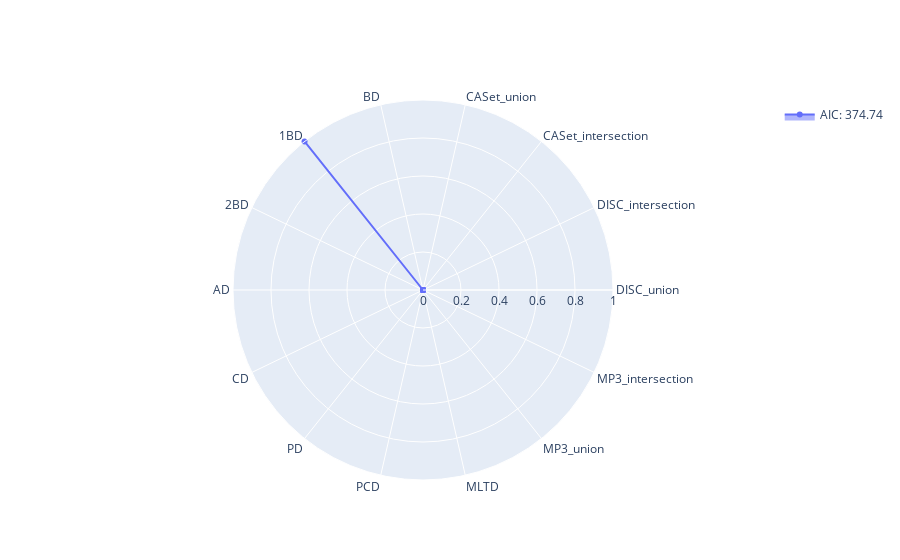

Source (notebook cell):
### Code cell
import plotly.graph_objects as go

# Define metrics
metrics = ['DISC_union', 'DISC_intersection', 'CASet_intersection', 'CASet_union', 'BD','1BD', '2BD', 'AD', 'CD', 'PD', 'PCD', 'MLTD', 'MP3_union', 'MP3_intersection']


# Create the radar chart
fig = go.Figure()

aic = 374.74
weights = [0,0,0,0,0,n_onebd,0,0,0,0,0,0,0,0]

# Complete the loop for plotting
weights_circ = weights + weights[:1]

fig.add_trace(go.Scatterpolar(
    r=weights_circ,
    theta=metrics + [metrics[0]], # complete the loop for the metrics as well
    fill='toself',
    name=f"AIC: {aic:.2f}"
))

fig.update_layout(
    polar=dict(
        radialaxis=dict(
            visible=True,
            range=[0, max(weight for weight in weights)] # corrected line
        )),
    showlegend=True
)

# Save as an HTML file
fig.write_html("gl_radar_chart.html") 

# Show the plot
fig.show()

### Figure 1 — Plotly figure (JSON) as saved in the notebook; plotly's stock layout.template omitted (floating-point values rounded to 4 significant figures)
{"data": [{"fill": "toself", "name": "AIC: 374.74", "r": [0, 0, 0, 0, 0, 1, 0, 0, 0, 0, 0, 0, 0, 0, 0], "theta": ["DISC_union", "DISC_intersection", "CASet_intersection", "CASet_union", "BD", "1BD", "2BD", "AD", "CD", "PD", "PCD", "MLTD", "MP3_union", "MP3_intersection", "DISC_union"], "type": "scatterpolar"}], "layout": {"polar": {"radialaxis": {"range": [0, 1], "visible": true}}, "showlegend": true}}
